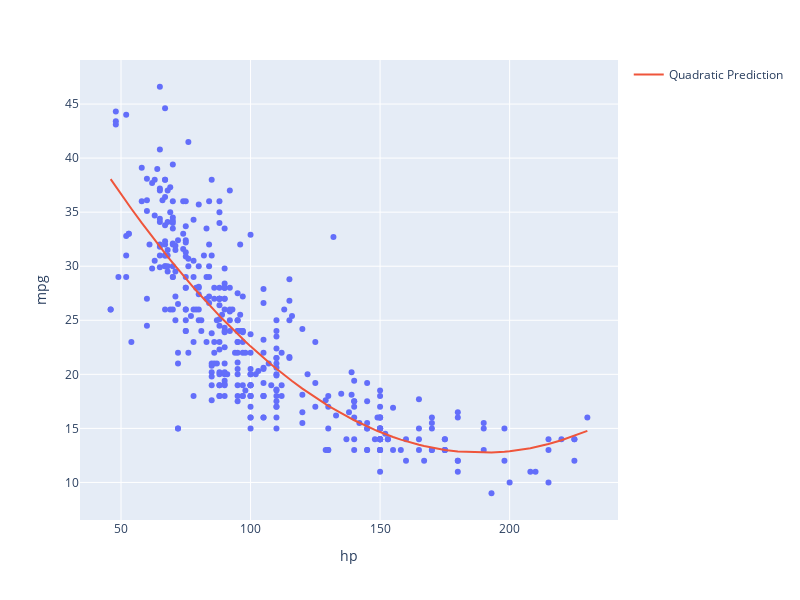

Notebook source saved alongside this figure:
### Markdown cell above
To capture the non-linear relationship between the variables, we can introduce a non-linear feature: `hp` squared. Our new model is:

$$\hat{y} = \theta_0 + \theta_1 (\text{hp}) + \theta_2 (\text{hp}^2)$$

### Code cell
X = vehicles[["hp"]]
X["hp^2"] = vehicles["hp"]**2

hp2_model = LinearRegression()
hp2_model.fit(X, y)
hp2_model_predictions = hp2_model.predict(X)


print(f"MSE of model with (hp^2) feature: {np.mean((y-hp2_model_predictions)**2)}")

fig = px.scatter(vehicles, x="hp", y="mpg", width=800, height=600)
fig.add_trace(go.Scatter(x=vehicles["hp"], y=hp2_model_predictions,
                         mode="lines", name="Quadratic Prediction"))
# sns.scatterplot(data=vehicles, x="hp", y="mpg")
# plt.plot(vehicles["hp"], hp2_model_predictions, c="tab:red");

### Figure 1 — Plotly figure (JSON) as saved in the notebook; plotly's stock layout.template omitted (floating-point values rounded to 4 significant figures; data arrays with more than 128 entries replaced by an {"elided": "..."} marker saying what was removed)
{"data": [{"hovertemplate": "hp=%{x}<br>mpg=%{y}<extra></extra>", "legendgroup": "", "marker": {"color": "#636efa", "symbol": "circle"}, "mode": "markers", "name": "", "orientation": "v", "showlegend": false, "type": "scatter", "x": {"elided": "392 int values"}, "xaxis": "x", "y": {"elided": "392 float values"}, "yaxis": "y"}, {"mode": "lines", "name": "Quadratic Prediction", "type": "scatter", "x": {"elided": "392 int values"}, "y": {"elided": "392 float values"}}], "layout": {"height": 600, "legend": {"tracegroupgap": 0}, "margin": {"t": 60}, "width": 800, "xaxis": {"anchor": "y", "domain": [0, 1], "title": {"text": "hp"}}, "yaxis": {"anchor": "x", "domain": [0, 1], "title": {"text": "mpg"}}}}
